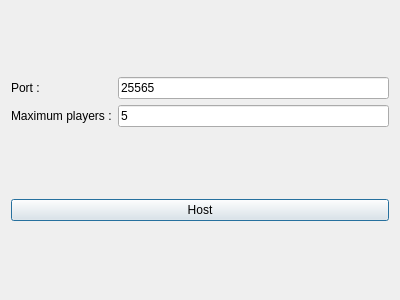
<?xml version="1.0" encoding="UTF-8"?>
<ui version="4.0">
 <class>host_window</class>
 <widget class="QDialog" name="host_window">
  <property name="geometry">
   <rect>
    <x>0</x>
    <y>0</y>
    <width>400</width>
    <height>300</height>
   </rect>
  </property>
  <property name="windowTitle">
   <string>Host a Game</string>
  </property>
  <property name="locale">
   <locale language="English" country="UnitedStates"/>
  </property>
  <layout class="QGridLayout" name="gridLayout">
   <item row="3" column="1">
    <widget class="QPushButton" name="button_host">
     <property name="text">
      <string>Host</string>
     </property>
    </widget>
   </item>
   <item row="1" column="1">
    <layout class="QGridLayout" name="layout_host_window">
     <item row="1" column="1">
      <widget class="QLineEdit" name="lineedit_maximumplayers">
       <property name="inputMethodHints">
        <set>Qt::ImhFormattedNumbersOnly</set>
       </property>
       <property name="text">
        <string>5</string>
       </property>
      </widget>
     </item>
     <item row="1" column="0">
      <widget class="QLabel" name="label_2">
       <property name="text">
        <string>Maximum players :</string>
       </property>
      </widget>
     </item>
     <item row="0" column="1">
      <widget class="QLineEdit" name="lineedit_port">
       <property name="inputMethodHints">
        <set>Qt::ImhFormattedNumbersOnly</set>
       </property>
       <property name="text">
        <string>25565</string>
       </property>
       <property name="maxLength">
        <number>5</number>
       </property>
      </widget>
     </item>
     <item row="0" column="0">
      <widget class="QLabel" name="label">
       <property name="text">
        <string>Port :</string>
       </property>
      </widget>
     </item>
    </layout>
   </item>
  </layout>
 </widget>
 <resources/>
 <connections/>
</ui>
